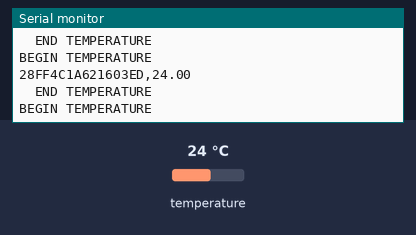
Recording of a sketch running on a simulated Arduino Uno, built with avr-gcc and run on an emulated ATmega328P. On the bench: the last lines printed to the serial monitor. Inputs (shaded band) come from the test bench; at power-on: temperature 24 °C.

Above: at 2.3 s.
2.4 s: temperature set to 12 °C
At 3.5 s:
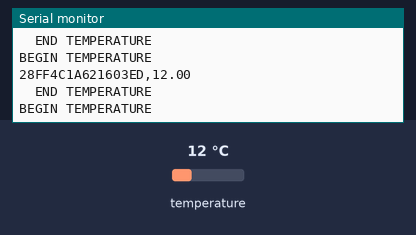
3.9 s: temperature set to 19 °C
At 4.5 s:
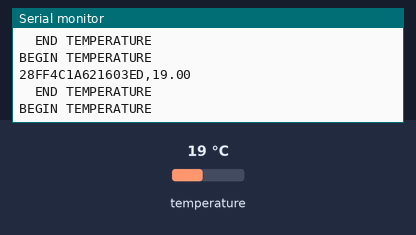
Timing chart, 0 to 6.9 s (numbered marks = the images above; inputs shaded):
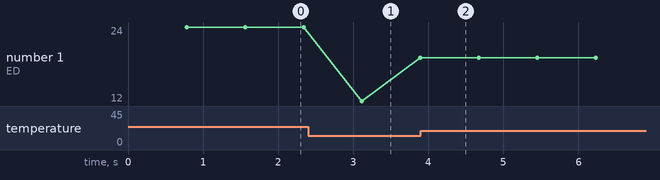

The sketch:

sample_1wire_tree.ino
```cpp
#include <OneWire.h>
#include <DallasTemperature.h>

#define ONE_WIRE_BUS 2 // Data wire is plugged into pin 2 on the Arduino

OneWire oneWire(ONE_WIRE_BUS); // Setup a oneWire instance to communicate with any OneWire devices (not just Maxim/Dallas temperature ICs)
DallasTemperature sensors(&oneWire); // Pass our oneWire reference to Dallas Temperature.

int deviceCount; //this is for a device count

void setup(void) //needed to start with arduino startup
{
  Serial.begin(9600); // start serial port
  sensors.begin(); // Start up the library
}

char* batoh(uint8_t deviceAddress[]) { //function to get the address in a user readable format
  char* buf_str = (char*) malloc(2*8 + 1);
  char* buf_ptr = buf_str;
  for (uint8_t i = 0; i < 8; i++) {
    buf_ptr += sprintf(buf_ptr, "%02X", deviceAddress[i]);
  }
  *(buf_ptr) = '\0';
  return buf_str;
}

void log_temperature(){
  deviceCount = sensors.getDeviceCount(); //get a count all all ds18b20s
  uint8_t addr[8]; //setup to store the address of the sensor
  sensors.requestTemperatures(); // Send the command to get temperatures
  for (int i = 0; i < deviceCount; i++) //cycle through each of the sensors
  {
    sensors.getAddress(addr,i);
    Serial.print(batoh(addr));
    Serial.print(",");
    Serial.print(sensors.getTempC(addr));
    Serial.print("\n");
  }
}

void loop(void)
{
  Serial.println("BEGIN TEMPERATURE");
  log_temperature();
  Serial.println("  END TEMPERATURE");
}
```

Measured:
- after the input at 2.4 s, the serial monitor: prints a new line after 0.72 s (image 1)
- plotted number 1: 24 → 19 after the input at 2.4 s
